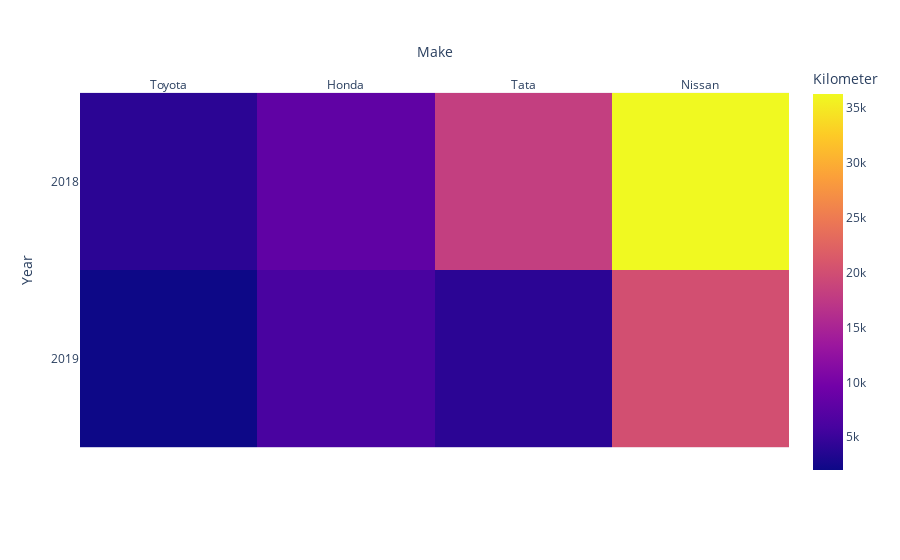

Source (notebook cell):
### Code cell
import numpy as np
data = pd.read_csv("cars.csv")

hd = []
ld = []
dd = []
tld = []
tdd =[]
fld = []
fdd =[]
sald = []
sadd =[]
suld = []
sudd =[]
for i in range(49):
  if data["Fuel Type"][i] == 'Petrol':
    if data["Make"][i]== 'Toyota':
      tld.append(data["Year"][i])
    elif data["Make"][i]== 'Honda':
      fld.append(data["Year"][i])
    elif data["Make"][i]== 'Hyundai':
      sald.append(data["Year"][i])
    else:
      suld.append(data["Year"][i])
  else:
    if data["Make"][i]== 'Nissan':
      tdd.append(data["Year"][i])
    elif data["Make"][i]== 'Maruti Suzuki':
      fdd.append(data["Year"][i])
    elif data["Make"][i]== 'Tata':
      sadd.append(data["Year"][i])
    else:
      sudd.append(data["Year"][i])
ld.append(sum(tld))
ld.append(sum(fld))
ld.append(sum(sald))
ld.append(sum(suld))
dd.append(sum(tdd))
dd.append(sum(fdd))
dd.append(sum(sadd))
dd.append(sum(sudd))
hd.append(ld)
hd.append(dd)
fig = px.imshow(hd,
                labels=dict(x="Make", y="Year", color="Kilometer"),
                x=['Toyota', 'Honda','Tata','Nissan'],
                y=['2018','2019']
               )
fig.update_xaxes(side="top")
fig.show()

### Figure 1 — Plotly figure (JSON) as saved in the notebook; plotly's stock layout.template omitted (floating-point values rounded to 4 significant figures)
{"data": [{"coloraxis": "coloraxis", "hovertemplate": "Make: %{x}<br>Year: %{y}<br>Kilometer: %{z}<extra></extra>", "name": "0", "type": "heatmap", "x": ["Toyota", "Honda", "Tata", "Nissan"], "xaxis": "x", "y": ["2018", "2019"], "yaxis": "y", "z": [[4035, 8062, 18150, 36302], [2015, 6049, 4037, 20156]]}], "layout": {"coloraxis": {"colorbar": {"title": {"text": "Kilometer"}}, "colorscale": [[0, "#0d0887"], [0.1111, "#46039f"], [0.2222, "#7201a8"], [0.3333, "#9c179e"], [0.4444, "#bd3786"], [0.5556, "#d8576b"], [0.6667, "#ed7953"], [0.7778, "#fb9f3a"], [0.8889, "#fdca26"], [1, "#f0f921"]]}, "margin": {"t": 60}, "xaxis": {"anchor": "y", "constrain": "domain", "domain": [0, 1], "scaleanchor": "y", "side": "top", "title": {"text": "Make"}}, "yaxis": {"anchor": "x", "autorange": "reversed", "constrain": "domain", "domain": [0, 1], "title": {"text": "Year"}}}}
